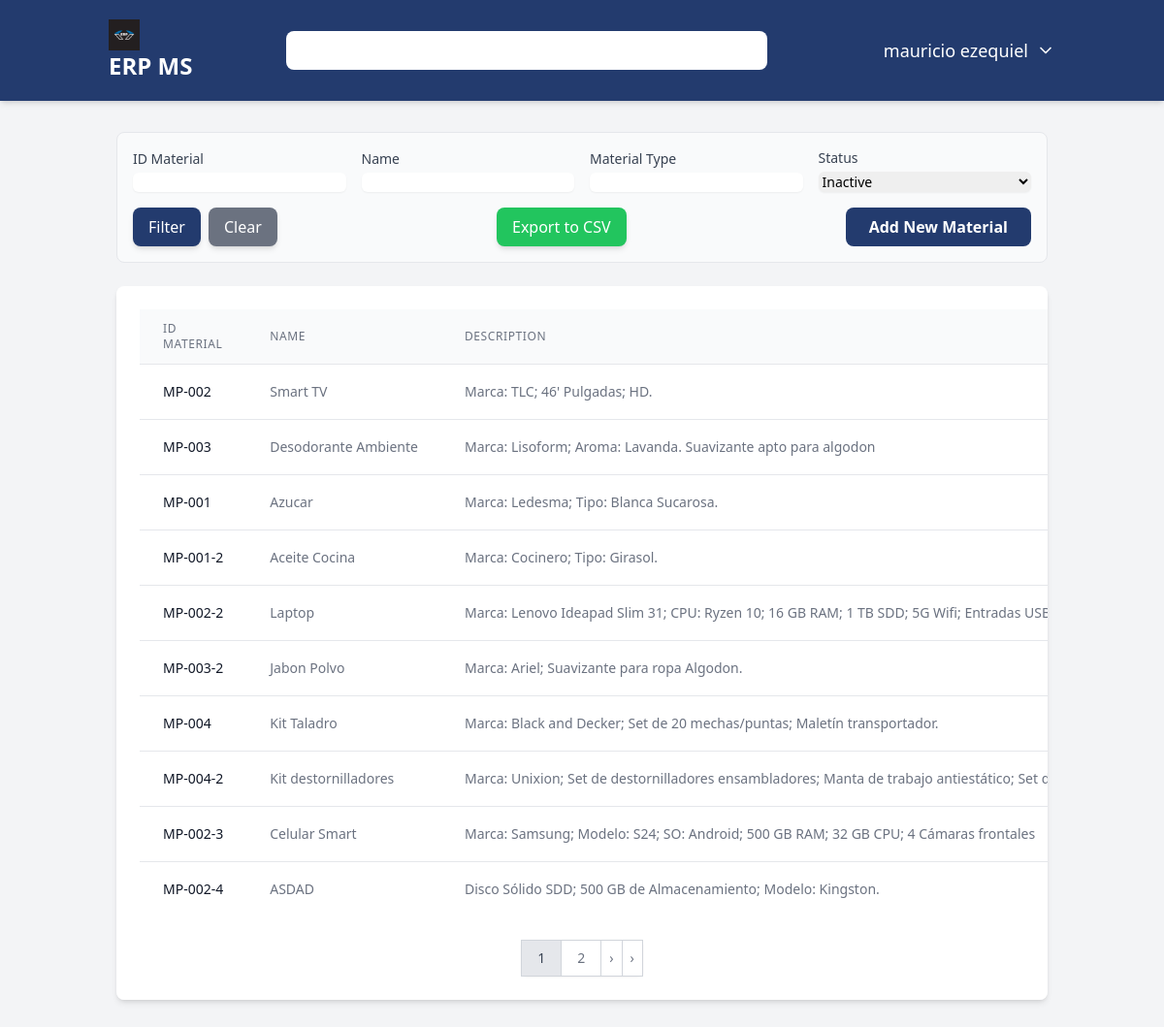
The app's page /materials/ (signed in) with its own data.
### users/models.py (models this page shows)
class User(AbstractUser):
    user_id = models.AutoField(primary_key=True)
    username = models.CharField(max_length=150, unique=True)
    password = models.CharField(max_length=128)
    USERNAME_FIELD = 'username'
    class Meta:
        db_table = 'users'
        verbose_name = 'User'
        verbose_name_plural = 'Users'

### materials/models.py (models this page shows, shortened)
class Material(models.Model):
    id_material = models.CharField(max_length=50, null=True, unique=True, verbose_name="Material ID")
    name = models.CharField(max_length=100, verbose_name="Material Name")
    description = models.TextField(max_length=250, blank=True, verbose_name="Material Description")
    unit = models.CharField(max_length=50, verbose_name="Unit measurement")
    material_type = models.CharField(max_length=50, verbose_name="Material Type")
    status = models.CharField(max_length=50, verbose_name="Status")
    create_at = models.DateTimeField(auto_now_add=True)
    updated_at = models.DateTimeField(auto_now=True)
    created_by = models.ForeignKey(settings.AUTH_USER_MODEL, on_delete=models.SET_NULL, null=True)
    class Meta:
        verbose_name = "Material"
        verbose_name_plural = "Materials"

### materials/views.py (the view, shortened to what this page needs)
# urls.py: path('', views.material_list, name='material_list'),
@login_required
def material_list(request):
    max_permission = UserRole.objects.filter(user_id=request.user).aggregate(max_permission=models.Max('role__materials'))['max_permission'] or 0
    if max_permission == 0:
        return redirect('dashboard') # Redirect to dashboard if no permission
    material_list = Material.objects.all()
    id_material = request.GET.get('id_material')
    name = request.GET.get('name')
    material_type = request.GET.get('material_type')
    status = request.GET.get('status')
    if id_material:
        material_list = material_list.filter(id_material__icontains=id_material)
    if name:
        material_list = material_list.filter(name__icontains=name)
    if material_type:
        material_list = material_list.filter(material_type__icontains=material_type)
    if status:
        material_list = material_list.filter(status__icontains=status)
    paginator = Paginator(material_list, 10)  # Show 10 materials per page
    page_number = request.GET.get('page')
    page_obj = paginator.get_page(page_number)
    return render(request, 'materials/material_list.html', {'page_obj': page_obj})

### core/context_processors.py (called while the page is built)
def get_permissions(request):
    permissions = {
        'customers': 0,
        'suppliers': 0,
        'materials': 0,
        'purchases': 0,
        'sales': 0,
        'inventory': 0,
        'accounting': 0,
        'reporting': 0,
    }
    roles = []
    if request.user.is_authenticated:
        user_roles = UserRole.objects.filter(user_id=request.user.pk)
        roles = [ur.role.role_name for ur in user_roles]
        for user_role in user_roles:
            role = user_role.role
            for module in permissions.keys():
                current_permission = getattr(role, module, 0)
                if current_permission > permissions[module]:
                    permissions[module] = current_permission
    return {'permissions': permissions, 'roles': roles}

### materials/templates/materials/material_list.html (shortened to what this page needs)
{% extends 'core/base.html' %}
{% load static %}
{% block content %}
<div class="mb-6 p-4 border rounded-lg bg-gray-50">
    <form method="get" action="{% url 'materials:material_list' %}" class="grid grid-cols-1 md:grid-cols-4 gap-4 items-end">
        <div class="col-span-1">
            <label for="id_material" class="block text-sm font-medium text-gray-700">ID Material</label>
            <input type="text" name="id_material" id="id_material" value="{{ request.GET.id_material }}" class="mt-1 block w-full rounded-md border-gray-300 shadow-sm focus:border-indigo-500 focus:ring-indigo-500 sm:text-sm">
        </div>
        <div class="col-span-1">
            <label for="name" class="block text-sm font-medium text-gray-700">Name</label>
            <input type="text" name="name" id="name" value="{{ request.GET.name }}" class="mt-1 block w-full rounded-md border-gray-300 shadow-sm focus:border-indigo-500 focus:ring-indigo-500 sm:text-sm">
        </div>
        <div class="col-span-1">
            <label for="material_type" class="block text-sm font-medium text-gray-700">Material Type</label>
            <input type="text" name="material_type" id="material_type" value="{{ request.GET.material_type }}" class="mt-1 block w-full rounded-md border-gray-300 shadow-sm focus:border-indigo-500 focus:ring-indigo-500 sm:text-sm">
        </div>
        <div class="col-span-1">
            <label for="status" class="block text-sm font-medium text-gray-700">Status</label>
            <select name="status" id="status" class="mt-1 block w-full rounded-md border-gray-300 shadow-sm focus:border-indigo-500 focus:ring-indigo-500 sm:text-sm">
                <option value="Inactive" {% if not request.GET.status == "Inactive" %}selected{% endif %}>Inactive</option>
            </select>
        </div>
<div class="col-span-1 md:col-span-4">
    <div class="flex items-center justify-between">
        <div class="flex space-x-2">
            <button type="submit" class="w-full md:w-auto bg-[#233b6e] text-white px-4 py-2 rounded-lg shadow-md hover:bg-[#1a2c53] transition-colors duration-300">Filter</button>
            <a href="{% url 'materials:material_list' %}" class="w-full md:w-auto bg-gray-500 text-white px-4 py-2 rounded-lg shadow-md hover:bg-gray-600 transition-colors duration-300 text-center">Clear</a>
        </div>
        <div class="flex items-center space-x-2 mt-4 md:mt-0">
            <a href="?export=csv" class="bg-green-500 text-white px-4 py-2 rounded-lg shadow-md hover:bg-green-700 transition-colors duration-300">
                Export to CSV
            </a>
        </div>
        {% if permissions.materials >= 2 %}
        <a href="{% url 'materials:material_create' %}" class="bg-[#233b6e] text-white font-semibold py-2 px-6 rounded-lg text-center transition-colors duration-300 hover:bg-[#1a2c53]">Add New Material</a>
        {% endif %}
    </div>
</div>
</form>
</div>
<div class="bg-white p-6 rounded-lg shadow-md overflow-x-auto">
    <table class="min-w-full divide-y divide-gray-200">
        <thead class="bg-gray-50">
            <tr>
                <th scope="col" class="px-6 py-3 text-left text-xs font-medium text-gray-500 uppercase tracking-wider">ID Material</th>
                <th scope="col" class="px-6 py-3 text-left text-xs font-medium text-gray-500 uppercase tracking-wider">Name</th>
                <th scope="col" class="px-6 py-3 text-left text-xs font-medium text-gray-500 uppercase tracking-wider">Description</th>
            </tr>
        </thead>
        <tbody class="bg-white divide-y divide-gray-200">
            {% for material in page_obj %}
            <tr>
                <td class="px-6 py-4 whitespace-nowrap text-sm font-medium text-gray-900">{{material.id_material}}</td>
                <td class="px-6 py-4 whitespace-nowrap text-sm text-gray-500">{{material.name}}</td>
                <td class="px-6 py-4 whitespace-nowrap text-sm text-gray-500">{{material.description}}</td>
            </tr>
            {% empty %}
            <tr>
                <td colspan="7" class="px-6 py-4 whitespace-nowrap text-sm text-gray-500 text-center">No materials found.</td>
            </tr>
            {% endfor %}
        </tbody>
    </table>
{% if page_obj.has_other_pages %}
<div class="flex justify-center mt-6">
    <nav class="relative z-0 inline-flex rounded-md shadow-sm -space-x-px" aria-label="Pagination">
        {% for i in page_obj.paginator.page_range %}
        {% if page_obj.number == i %}
        <span  class="relative inline-flex items-center px-4 py-2 border border-gray-300 bg-gray-200 text-sm font-medium text-gray-700">
            {{ i }}
        </span>
        {% else %}
        <a href="?page={{ i }}&id_material={{request.GET.id_material}}&name={{request.GET.name}}&material_type={{request.GET.material_type}}&status={{request.GET.status}}" class="bg-white border-gray-300 text-gray-500 hover:bg-gray-50 relative inline-flex items-center px-4 py-2 text-sm font-medium border">
            {{ i }}
        </a>
        {% endif %}
        {% endfor %}
        {% if page_obj.has_next %}
        <a href="?page={{ page_obj.next_page_number }}&id_material={{request.GET.id_material}}&name={{request.GET.name}}&material_type={{request.GET.material_type}}&status={{request.GET.status}}" class="relative inline-flex items-center px-2 py-2 text-sm font-medium text-gray-500 bg-white border border-gray-300 hover:bg-gray-100">
            &rsaquo;
        </a>
        <a href="?page={{ page_obj.paginator.num_pages }}&id_material={{request.GET.id_material}}&name={{request.GET.name}}&material_type={{request.GET.material_type}}&status={{request.GET.status}}" class="relative inline-flex items-center px-2 py-2 text-sm font-medium text-gray-500 bg-white border border-gray-300 hover:bg-gray-100">
            &rsaquo;
        </a>
        {% endif %}
    </nav>
</div>
{% endif %}
{% endblock content %}

### core/templates/core/base.html (shortened to what this page needs)
{% load static %}
<!DOCTYPE html>
<html lang="en">
<head>
    <script src="https://cdn.tailwindcss.com"></script>
</head>
<body class="bg-gray-100 font-sans">
    <nav class="bg-[#233b6e] text-white shadow-md">
        <div class="container mx-auto px-4 py-4 flex flex-col md:flex-row justify-between items-center space-y-4 md:space-y-0">
            <a href="{% url 'dashboard' %}" class="text-2xl font-bold rounded-lg px-2 py-1 transition-all hover:bg-white/10">
                <img src="{% static 'img/logo-erp.jpg' %}" alt="ERP MS" class="h-8 w-8">
                <span>ERP MS</span>
            </a>
            <div class="relative w-full md:w-1/2">
                <input type="text" id="transaction-input" class="w-full rounded-lg px-4 py-2 text-gray-800 focus:outline-none focus:ring-2 focus:ring-white/50 placeholder-gray-400">
            </div>
            <div class="flex items-center space-x-6">
                <div class="relative">
                    <button id="user-menu-button" class="flex items-center space-x-2 text-lg font-medium transition-all hover:bg-white/10 p-2 rounded-lg">
                        <span>{{ user.first_name|default:user.username }}</span>
                        <svg xmlns="http://www.w3.org/2000/svg" width="20" height="20" viewBox="0 0 24 24" fill="none" stroke="currentColor" stroke-width="2" stroke-linecap="round" stroke-linejoin="round" class="lucide lucide-chevron-down"><path d="m6 9 6 6 6-6"></path></svg>
                    </button>
                </div>
            </div>
        </div>
    </nav>
    <main class="container mx-auto  p-8">
        {% block content %}
        {% endblock %}
    </main>
</body>
</html>

### records on screen
User: first_name "mauricio ezequiel"
Material: id_material "MP-002", name "Smart TV", description "Marca: TLC; 46' Pulgadas; HD."
Material: id_material "MP-003", name "Desodorante Ambiente", description "Marca: Lisoform; Aroma: Lavanda. Suavizante apto para algodon"
Material: id_material "MP-001", name "Azucar", description "Marca: Ledesma; Tipo: Blanca Sucarosa."
Material: id_material "MP-001-2", name "Aceite Cocina", description "Marca: Cocinero; Tipo: Girasol."
Material: id_material "MP-002-2", name "Laptop", description "Marca: Lenovo Ideapad Slim 31; CPU: Ryzen 10; 16 GB RAM; 1 TB SDD; 5G Wifi; Entradas…"
Material: id_material "MP-003-2", name "Jabon Polvo", description "Marca: Ariel; Suavizante para ropa Algodon."
Material: id_material "MP-004", name "Kit Taladro", description "Marca: Black and Decker; Set de 20 mechas/puntas; Maletín transportador."
Material: id_material "MP-004-2", name "Kit destornilladores", description "Marca: Unixion; Set de destornilladores ensambladores; Manta de trabajo antiestático; Set…"
Material: id_material "MP-002-3", name "Celular Smart", description "Marca: Samsung; Modelo: S24; SO: Android; 500 GB RAM; 32 GB CPU; 4 Cámaras frontales"
Material: id_material "MP-002-4", name "ASDAD", description "Disco Sólido SDD; 500 GB de Almacenamiento; Modelo: Kingston."

### other values on screen
{{ i }} "1"
{{ i }} "2"
